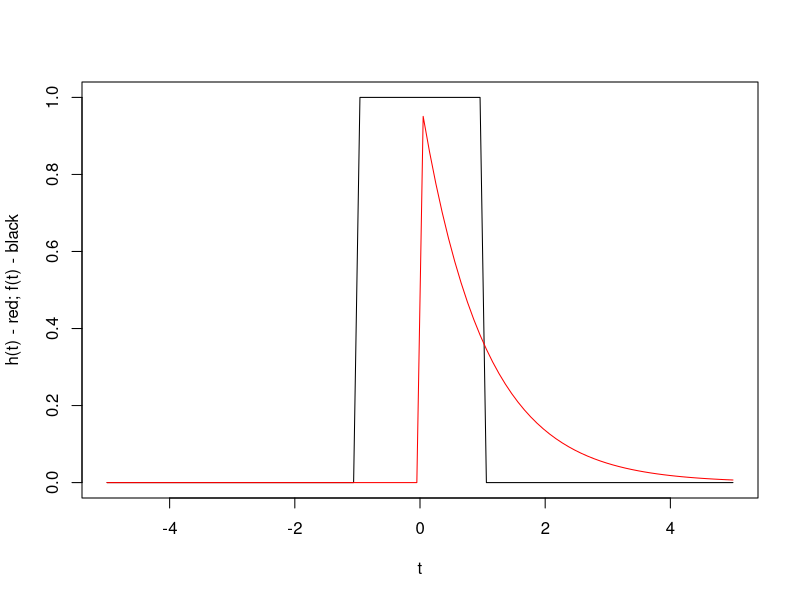

This chart was generated by the following R code:
## ---- chunk 1
knitr::opts_chunk$set(echo = TRUE)
## ---- chunk 2
f <- function(t, l = 1) ifelse(t > 0, exp(-l*t), 0)
h <- function(t) ifelse(abs(t) <= 1, 1, 0)

t <- seq(-5, 5, l = 100)
plot(t, h(t), type = "l", ylab = "h(t) - red; f(t) - black")
lines(t, f(t), col = "red")
